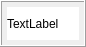
<?xml version="1.0" encoding="UTF-8"?>
<ui version="4.0">
 <class>TaskQuestionCell</class>
 <widget class="QWidget" name="TaskQuestionCell">
  <property name="geometry">
   <rect>
    <x>0</x>
    <y>0</y>
    <width>86</width>
    <height>47</height>
   </rect>
  </property>
  <property name="windowTitle">
   <string>Form</string>
  </property>
  <layout class="QGridLayout" name="gridLayout_2">
   <property name="margin">
    <number>0</number>
   </property>
   <item row="0" column="0">
    <widget class="QFrame" name="frame">
     <property name="frameShape">
      <enum>QFrame::Box</enum>
     </property>
     <property name="frameShadow">
      <enum>QFrame::Raised</enum>
     </property>
     <layout class="QGridLayout" name="gridLayout">
      <property name="margin">
       <number>5</number>
      </property>
      <item row="0" column="0">
       <widget class="QLabel" name="label">
        <property name="styleSheet">
         <string notr="true">background-color: white;</string>
        </property>
        <property name="text">
         <string>TextLabel</string>
        </property>
       </widget>
      </item>
     </layout>
    </widget>
   </item>
  </layout>
 </widget>
 <resources/>
 <connections/>
</ui>
